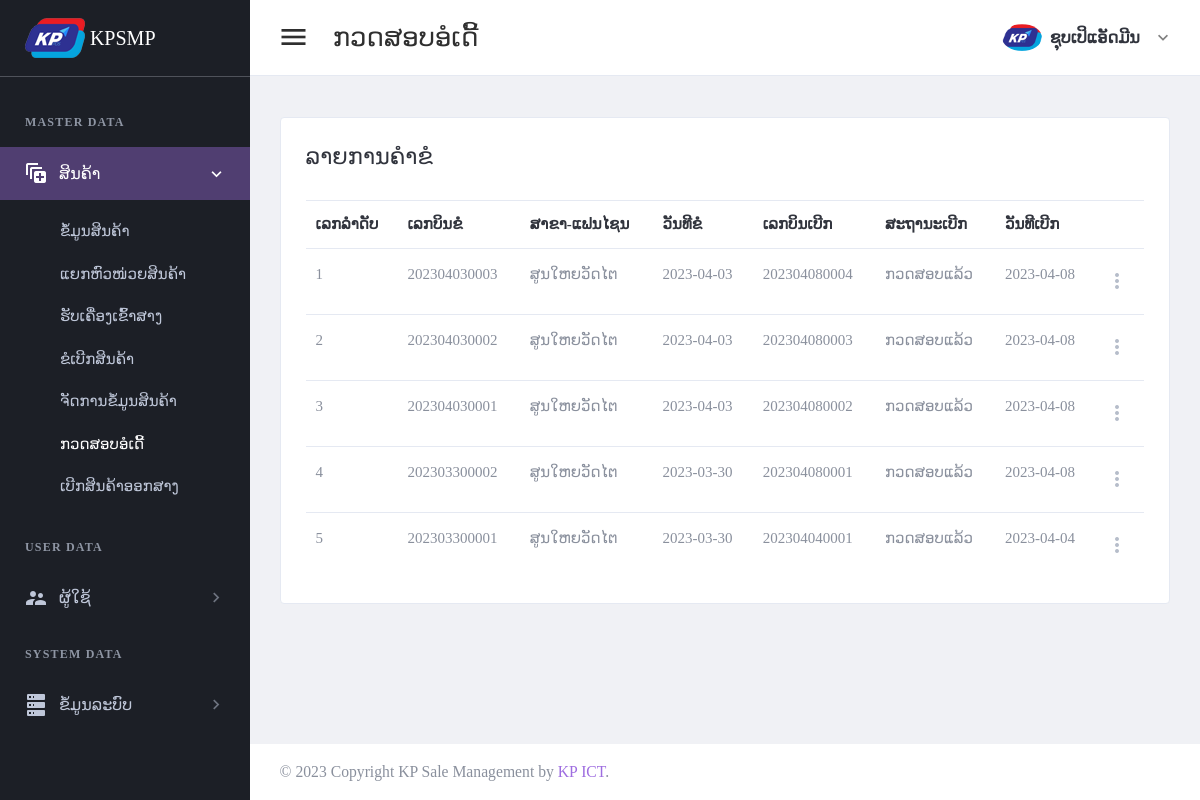
/page/request-order-check.php (signed in), run on an earlier commit of the app's database.
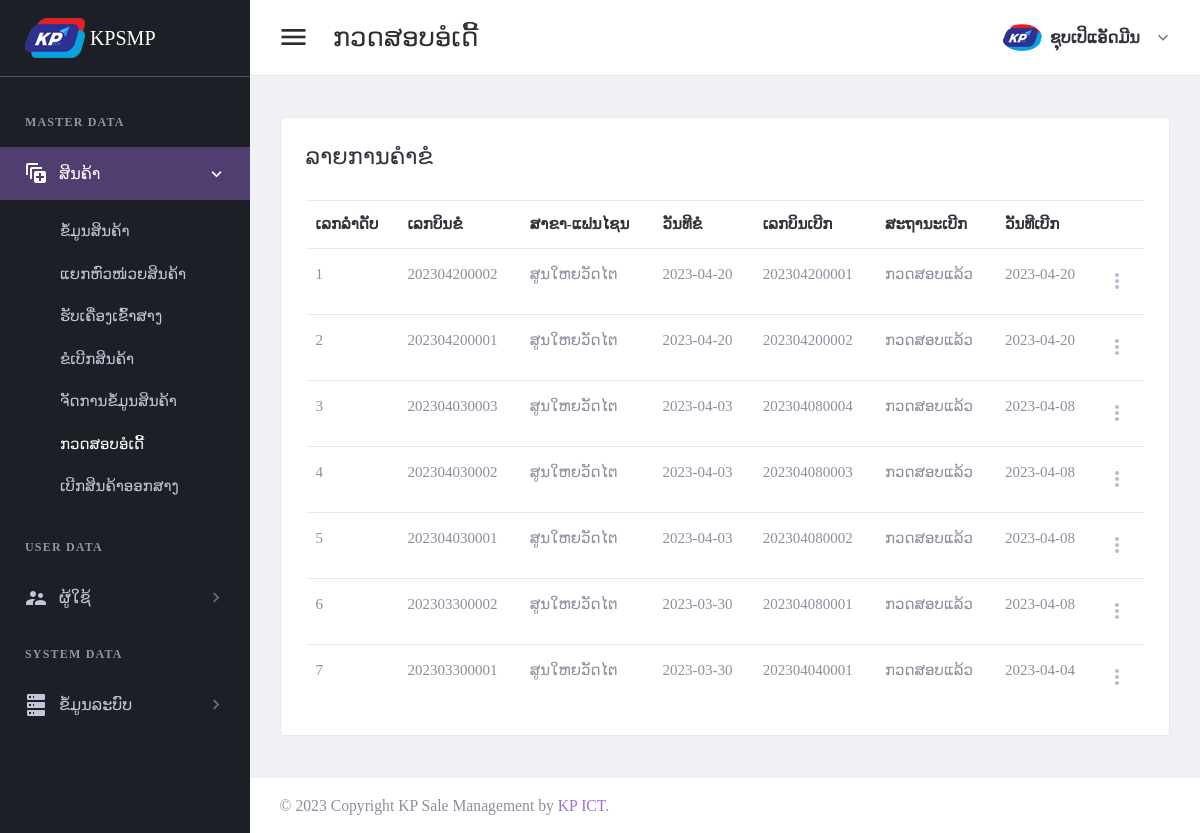
And on a later commit of the database.
### tables this page shows
CREATE TABLE `tbl_header_title` (
  `ht_id` int(11) NOT NULL,
  `ht_name` varchar(300) DEFAULT NULL
);

CREATE TABLE `tbl_sub_title` (
  `st_id` int(11) NOT NULL,
  `st_name` varchar(300) DEFAULT NULL,
  `icon_code` varchar(100) DEFAULT NULL,
  `ht_id` int(11) DEFAULT NULL
);

CREATE TABLE `tbl_page_title` (
  `pt_id` int(11) NOT NULL,
  `pt_name` varchar(300) DEFAULT NULL,
  `ptf_name` varchar(100) DEFAULT NULL,
  `st_id` int(11) DEFAULT NULL
);

CREATE TABLE `tbl_order_request` (
  `or_id` int(11) NOT NULL,
  `or_bill_number` varchar(30) DEFAULT NULL,
  `br_id` int(11) DEFAULT NULL,
  `wh_id` int(11) DEFAULT NULL,
  `or_status` int(11) DEFAULT NULL,
  `add_by` int(11) DEFAULT NULL,
  `date_register` date DEFAULT NULL
);

CREATE TABLE `tbl_branch` (
  `br_id` int(11) NOT NULL,
  `br_name` varchar(150) DEFAULT NULL,
  `br_status` int(11) DEFAULT NULL,
  `br_type` int(11) DEFAULT NULL,
  `add_by` int(11) DEFAULT NULL,
  `date_register` date DEFAULT NULL
);

CREATE TABLE `tbl_approve_order` (
  `apo_id` int(11) NOT NULL,
  `apo_bill_number` varchar(30) DEFAULT NULL,
  `or_id` int(11) DEFAULT NULL,
  `br_id` int(11) DEFAULT NULL,
  `wh_id` int(11) DEFAULT NULL,
  `ar_status` int(11) DEFAULT NULL,
  `add_by` int(11) DEFAULT NULL,
  `date_register` date DEFAULT NULL
);

CREATE TABLE `tbl_approve_order_status` (
  `aos_id` int(11) NOT NULL,
  `aos_name` varchar(150) DEFAULT NULL
);

### setting/checksession.php (called while the page is built, shortened)
<?php
	if($_SESSION['id_users'] == "" )
	{
	header("location:logout.php");
	}
	  else{
		$full_name = $_SESSION["full_name"];
		$role_id = $_SESSION["role_id"];
	}
?>

### page/request-order-check.php (the view, shortened to what this page needs)
<?php
include("../setting/checksession.php");
include("../setting/conn.php");
$header_name = "ກວດສອບອໍເດີ້";
$header_click = "2";
?>
<!DOCTYPE html>
<html lang="en" dir="ltr">
<head>
    <?php
    include("../setting/callcss.php");
    ?>
</head>
<body class="navbar-fixed sidebar-fixed" id="body">
    <div class="wrapper">
        <?php include "menu.php"; ?>
        <div class="page-wrapper">
            <?php
            include "header.php";
            ?>
            <div class="content-wrapper">
                <div class="content">
                    <div class="email-wrapper rounded border bg-white">
                        <div class="  no-gutters justify-content-center">
                            <div class="    ">
                                <div class="  p-4 p-xl-5">
                                    <div class="email-body-head mb-6 ">
                                        <h4 class="text-dark">ລາຍການຄຳຂໍ</h4>
                                    </div>
                                    <form method="post" id="additemorderfrm">
                                        <table id="productsTable2" class="table table-hover table-product" style="width:100%">
                                            <thead>
                                                <tr>
                                                    <th>ເລກລຳດັບ</th>
                                                    <th>ເລກບິນຂໍ</th>
                                                    <th>ສາຂາ-ແຟນໄຊນ</th>
                                                    <th>ວັນທີຂໍ</th>
                                                    <th>ເລກບິນເບີກ</th>
                                                    <th>ສະຖານະເບີກ</th>
                                                    <th>ວັນທີເບີກ</th>
                                                    <th></th>
                                                </tr>
                                            </thead>
                                            <tbody>
                                                <?php
                                                $i = 1;
                                                $stmt4 = $conn->prepare(" SELECT  a.or_id,or_bill_number,br_name,a.date_register as date_request
                                                ,apo_bill_number,aos_name,b.date_register as date_check
                                                FROM tbl_order_request a
                                                left join tbl_approve_order b on a.or_id = b.or_id
                                                left join tbl_branch c on a.br_id = c.br_id
                                                left join tbl_approve_order_status d on b.ar_status = d.aos_id
                                                order by a.or_id desc");
                                                $stmt4->execute();
                                                if ($stmt4->rowCount() > 0) {
                                                    while ($row4 = $stmt4->fetch(PDO::FETCH_ASSOC)) {
                                                        if (empty($row4['apo_bill_number'])) {
                                                            $apo_bill_number = "ລໍຖ້າກວດສອບ";
                                                            $aos_name = "ລໍຖ້າກວດສອບ";
                                                            $date_check = "ລໍຖ້າກວດສອບ";
                                                        } else {
                                                            $apo_bill_number = $row4['apo_bill_number'];
                                                            $aos_name = $row4['aos_name'];
                                                            $date_check = $row4['date_check'];
                                                        }
                                                ?>
                                                        <tr>
                                                            <td><?php echo "$i"; ?></td>
                                                            <td><?php echo $row4['or_bill_number']; ?></td>
                                                            <td><?php echo $row4['br_name']; ?></td>
                                                            <td><?php echo $row4['date_request']; ?></td>
                                                            <td><?php echo "$apo_bill_number"; ?></td>
                                                            <td><?php echo "$aos_name"; ?></td>
                                                            <td><?php echo "$date_check"; ?></td>
                                                            <td>
                                                                <div class="dropdown">
                                                                    <a class="dropdown-toggle icon-burger-mini" href="#" role="button" id="dropdownMenuLink" data-toggle="dropdown" aria-haspopup="true" aria-expanded="false" data-display="static">
                                                                    </a>
                                                                </div>
                                                            </td>
                                                        </tr>
                                                <?php
                                                        $i++;
                                                    }
                                                }
                                                ?>
                                            </tbody>
                                        </table>
                                    </form>
                                </div>
                            </div>
                        </div>
                    </div>
                </div>
            </div>
            <?php include "footer.php"; ?>
        </div>
    </div>
</body>
</html>

### setting/callcss.php (shortened to what this page needs)
<link href="../plugins/material/css/materialdesignicons.min.css" rel="stylesheet" />
<link href="../plugins/simplebar/simplebar.css" rel="stylesheet" />
<link href="../plugins/material/css/materialdesignicons.min.css" rel="stylesheet" />
<link href="../plugins/nprogress/nprogress.css" rel="stylesheet" />
<link id="main-css-href" rel="stylesheet" href="../css/3style.css" />
<link href="../plugins/prism/prism.css" rel="stylesheet" />
<link href="../plugins/DataTables/DataTables-1.10.18/css/jquery.dataTables.min.css" rel="stylesheet" />

### page/menu.php
<aside class="left-sidebar sidebar-dark" id="left-sidebar">
  <div id="sidebar" class="sidebar sidebar-with-footer">
    <div class="app-brand">
      <a href="index.php">
        <img src="../images/iconmenu.png" alt="Mono">
        <span class="brand-name"> KPSMP</span>
      </a>
    </div>
    <div class="sidebar-left" data-simplebar style="height: 100%;">
      <ul class="nav sidebar-inner" id="sidebar-menu">
        <?php
        $stmt = $conn->prepare(" SELECT distinct a.ht_id,ht_name
        FROM tbl_header_title a
        left join tbl_role_page b on a.ht_id = b.ht_id
        where role_id ='$role_id'
        order by  a.ht_id asc ");
        $stmt->execute();
        if ($stmt->rowCount() > 0) {
          while ($row = $stmt->fetch(PDO::FETCH_ASSOC)) {
            $ht_id = $row['ht_id'];
            $ht_name = $row['ht_name'];
        ?>
            <li class="section-title"> <?php echo "$ht_name"; ?></li>
            <?php
            $stmt1 = $conn->prepare("SELECT distinct a.st_id,st_name,role_id,icon_code
            FROM tbl_sub_title a
            left join tbl_role_page b on a.st_id = b.st_id
            where a.ht_id = '$ht_id' and role_id ='$role_id'
            order by a.st_id asc ");
            $stmt1->execute();
            if ($stmt1->rowCount() > 0) {
              while ($row1 = $stmt1->fetch(PDO::FETCH_ASSOC)) {
                $st_name = $row1['st_name'];
                $st_id = $row1['st_id'];
                $icon_code = $row1['icon_code'];
            ?>
                <li class='has-sub <?php if ($header_click == "$st_id") {  echo "active expand"; } ?>'>
                  <a class="sidenav-item-link" href="javascript:void(0)" data-toggle="collapse" data-target='#<?php echo "$st_name"; ?>' aria-expanded="false" aria-controls="<?php echo "$st_name"; ?>">
                    <i class="mdi <?php echo"$icon_code";?>"></i>
                    <span class="nav-text"> <?php echo "$st_name"; ?> </span> <b class="caret"></b>
                  </a>
                  <ul class='collapse <?php if ($header_click == "$st_id" ) { echo "show"; } ?>' id="<?php echo "$st_name"; ?>" data-parent="#sidebar-menu">
                    <div class="sub-menu">
                      <?php
                      $stmt2 = $conn->prepare(" SELECT pt_name,ptf_name
                      FROM tbl_page_title a
                      left join tbl_role_page b on a.pt_id = b.pt_id
                      where a.st_id = '$st_id' and role_id ='$role_id'
                      order by a.pt_id asc ");
                      $stmt2->execute();
                      if ($stmt2->rowCount() > 0) {
                        while ($row2 = $stmt2->fetch(PDO::FETCH_ASSOC)) {
                          $pt_name = $row2['pt_name'];
                      ?>
                          <li class="<?php if ($header_name ==  $row2['pt_name']) { echo "active"; } ?>">
                            <a class="sidenav-item-link" href='<?php echo $row2['ptf_name'] ?>'>
                              <span class="nav-text"><?php echo"$pt_name";?></span>
                            </a>
                          </li>
                      <?php
                        }
                      }
                      ?>
                    </div>
                  </ul>
              <?php
              }
            }
              ?>
                </li>
            <?php
          }
        }
            ?>
      </ul>
    </div>
  </div>
</aside>

### page/header.php (shortened to what this page needs)
<header class="main-header" id="header">
  <nav class="navbar navbar-expand-lg navbar-light" id="navbar">
    <button id="sidebar-toggler" class="sidebar-toggle">
    </button>
    <span class="page-title"><?php echo "$header_name"; ?></span>
    <div class="navbar-right ">
      <ul class="nav navbar-nav">
        <li class="dropdown user-menu">
          <button class="dropdown-toggle nav-link" data-toggle="dropdown">
            <img src="../images/iconmenu.png" class="user-image rounded-circle" alt="User Image" />
            <span class="d-none d-lg-inline-block"><?php echo "$full_name"; ?></span>
          </button>
        </li>
      </ul>
    </div>
  </nav>
</header>

### page/footer.php (shortened to what this page needs)
<footer class="footer mt-auto">
	<div class="copyright bg-white">
		<p>
			&copy; <span id="copy-year"></span> Copyright KP Sale Management by <a class="text-primary"> KP ICT</a>.
		</p>
	</div>
</footer>

What changed in the data, as far as the page shows it:
added tbl_order_request: or_bill_number "202304200002", br.br_name "ສູນໃຫຍວັດໄຕ", date_register "2023-04-20", tbl_approve_order.apo_bill_number "202304200001", tbl_approve_order_status.aos_name "ກວດສອບແລ້ວ", tbl_approve_order.date_register "2023-04-20"
added tbl_order_request: or_bill_number "202304200001", br.br_name "ສູນໃຫຍວັດໄຕ", date_register "2023-04-20", tbl_approve_order.apo_bill_number "202304200002", tbl_approve_order_status.aos_name "ກວດສອບແລ້ວ", tbl_approve_order.date_register "2023-04-20"
